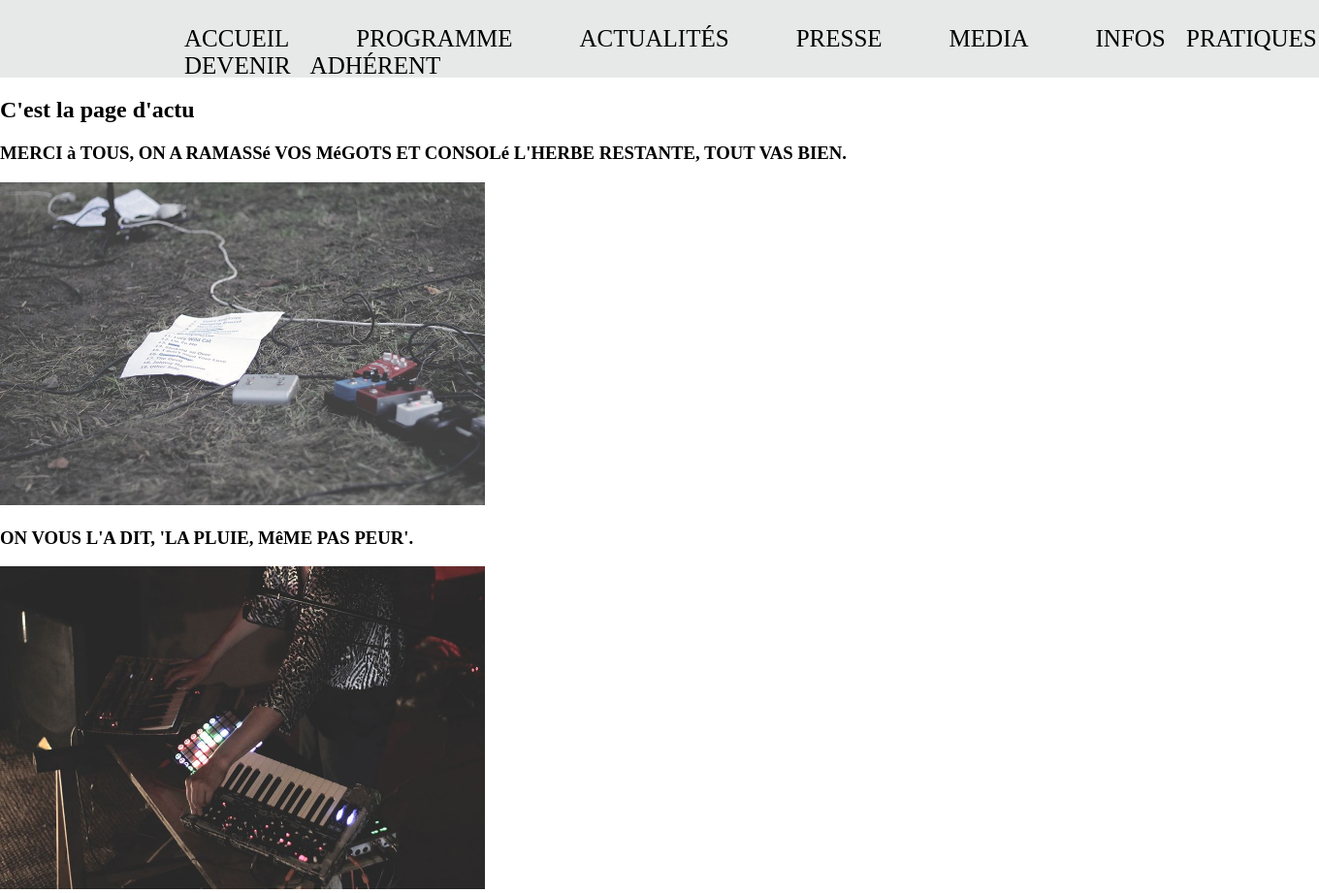
The app's page /index.php?controller=actualite&action=actualite with its own data.
### tables this page shows
CREATE TABLE Actualites(
        id_actualite      Int  Auto_increment  NOT NULL ,
        titre_actualite   Varchar (200) NOT NULL ,
        contenu_actualite TEXT NOT NULL ,
        date_actualite    Date NOT NULL ,
        affiche_actualite Varchar (250) NOT NULL
	,CONSTRAINT Actualites_PK PRIMARY KEY (id_actualite)
);

### controllers/controller.php (called while the page is built, shortened)
<?php
	class controller{
		protected $_contenu;
		protected function display($data = array()){
            include("views/header.php");
			include("views/".$this->_contenu);
			include("views/footer.php");
		}
	}

### controllers/actualite_controller.php (called while the page is built, shortened)
<?php
	include("models/actualiteManager_class.php");
	include("models/actualite_class.php");
	class actualite_ctrl extends controller{
		public function actualite(){
			$data['page']	= 'actualite';
			$objActualiteManager	= new actualiteManager;
			$arrActualite 		= $objActualiteManager->getList();
			$data["arrActualite"]= $arrActualite;
			$this->display($data);
		}
	}

### index.php (called while the page is built, shortened)
<?php
	include("controllers/controller.php");
	include("models/manager_class.php");
        $strAction 	= (isset($_GET['action']))?$_GET['action']:"home";
		$objController = new $classeName;
		$objController->$strAction();

### models/actualite_class.php (called while the page is built, shortened)
<?php
	class actualite{
		private $_id;
		private $_title;
		private $_img;
		public function setId_actualite($data){
			$this->_id = $data;
		}
		public function setTitre_actualite($data){
			$this->_title = $data;
		}
		public function setAffiche_actualite($data){
			$this->_img = $data;
		}
        public function getId(){
            return	$this->_id;
        }
		public function getTitle(){
			return strtoupper($this->_title);
		}
		public function getImg(){
			return	$this->_img;
		}
	}

### models/manager_class.php (called while the page is built, shortened)
<?php
	class manager{
		public function __construct(){
			try{
				$this->_db = new PDO("mysql:host=localhost;dbname=domaine", "root", "");
			} catch(Exception $e) {
				echo "Échec : " . $e->getMessage();
			}
		}
	}

### models/actualiteManager_class.php (called while the page is built, shortened)
<?php
	class actualiteManager extends manager{
		public function getList($intLimit=NULL){
            $strQuery = "SELECT * FROM Actualites";
            $query = $this->_db->query($strQuery);
            $arrResult = $query->fetchAll();
            return $arrResult;
        }
	}

### tools/path.php (called while the page is built, shortened)
<?php
$urlAfficheActu = "ressources/upload/afficheActu/";
?>

### views/objects/own_page/actualite_object.php (the view)
<article>
    <h3><?php echo $objActualite->getTitle(); ?></h3>
    <a href="index.php?controller=actualite&action=single&id=<?php echo $objActualite->getId(); ?>">
        <img alt="<?php echo $objActualite->getTitle(); ?>"
             width="500" src="<?php echo $urlAfficheActu . $objActualite->getImg(); ?>">
    </a>
</article>

### views/actualite.php
<h2>C'est la page d'actu</h2>
<?php
    foreach($data["arrActualite"] as $data){
        $objActualite = new Actualite;
        $objActualite->hydrate($data);
        include("views/objects/own_page/actualite_object.php");
    }
?>

### ressources/styles/styles.css (style rules this page uses)
body { margin: 0; }

### records on screen
actualites: titre_actualite "MERCI à TOUS, ON A RAMASSé VOS MéGOTS ET CONSOLé L'HERBE RESTANTE, TOUT VAS BIEN.", affiche_actualite (picture)
actualites: titre_actualite "ON VOUS L'A DIT, 'LA PLUIE, MêME PAS PEUR'.", affiche_actualite (picture)
